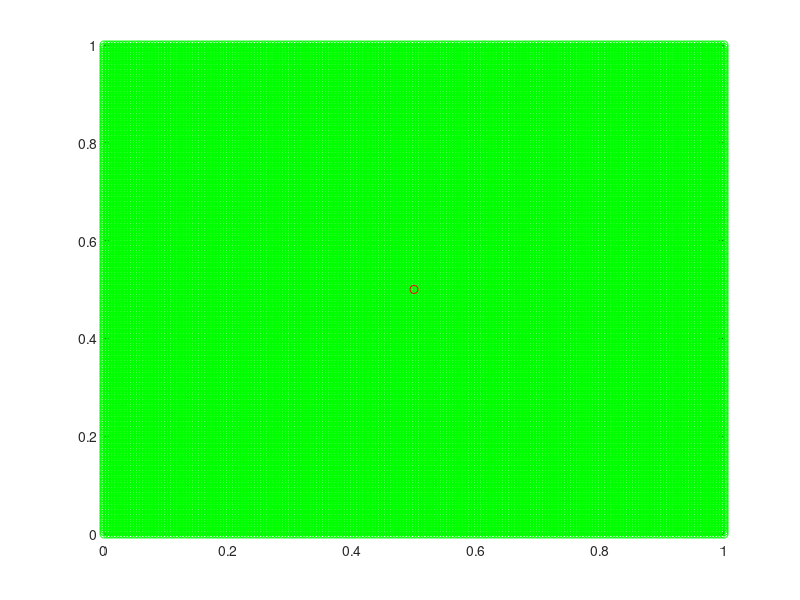

The MATLAB source for this figure: (Note: this script raises an error after producing the figure.)
resolution = 0.005;
[datasetX datasetY] = meshgrid(0:resolution:1,0:resolution:1);
dataset = [datasetX(:)';datasetY(:)'];
testset = [0.50001 0.5001]';
figure;
plot(dataset(1,:),dataset(2,:),'go');
hold on;
plot(testset(1,:),testset(2,:),'ro');
axis ([0 1 0 1 0 1]);

%%
tic;
build_params.algorithm = 'kdtree';
build_params.trees = 1;
flann_set_distance_type(1);
%build_params.target_precision = 0.7;
%build_params.build_weight = 0.01;
%build_params.memory_weight = 0;
[index, parameters] = flann_build_index(dataset, build_params);
[result, dists] = flann_search(index,testset,1000,parameters);
flann_free_index(index);
toc;

%%
n_querys = size(result,2);
nn_num = size(result,1);

for i = 1:n_querys
%    figure;
%    hold on;
%    plot(testset(1,i),testset(2,i),'ro');
    for j = 1:nn_num
        plot(dataset(1,result(j,i)),dataset(2,result(j,i)),'x');
    end
    axis ([0 1 0 1]);
end

figure;
plot(dists);